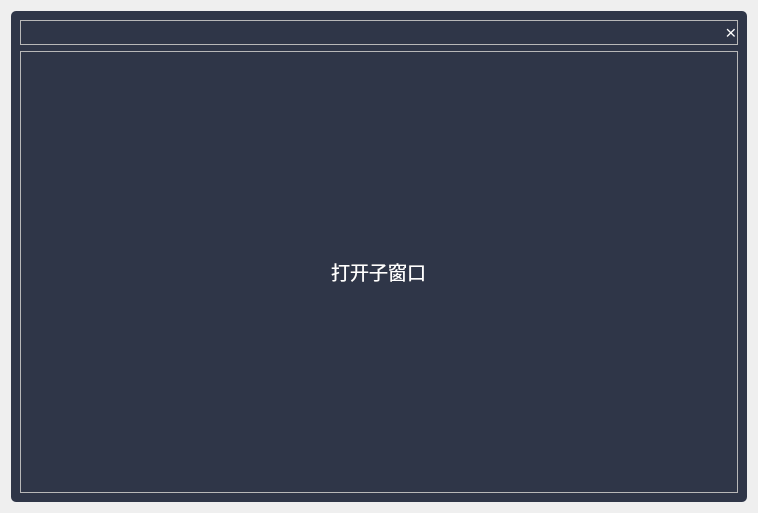
<?xml version="1.0" encoding="UTF-8"?>
<ui version="4.0">
 <class>Form</class>
 <widget class="QWidget" name="Form">
  <property name="geometry">
   <rect>
    <x>0</x>
    <y>0</y>
    <width>758</width>
    <height>513</height>
   </rect>
  </property>
  <property name="windowTitle">
   <string>Form</string>
  </property>
  <property name="styleSheet">
   <string notr="true">

*
{
	font: 10pt &quot;楷体&quot;;
	font-size:14pt;
	color:white;
}

QFrame#frame
{
	background-color:#2F3648;
	border-radius: 5px;
}

/*原始*/ 
QPushButton
{
	background-color:#2F3648;
	border-radius: 0px;
}

/*悬停*/ 
QPushButton:hover
{
	color:#3376c1;
}

/*按下*/ 
QPushButton:pressed
{
	padding-bottom:-2px;
	padding-left:1px
}

/*菜单样式*/ 
QMenu
{
	background-color:#2F3648;
	color:white;
	border : 1px solid #000000
}
/*菜单选项样式*/ 
QMenu::item
{
	height:20px;
	margin:5px 10px 5px 10px
}
/*菜单选项被选中样式*/ 
QMenu::item:selected
{
	color:#3376c1;
	padding-bottom:-1px;
	padding-left:1px
}
</string>
  </property>
  <layout class="QHBoxLayout" name="horizontalLayout">
   <item>
    <widget class="QFrame" name="frame">
     <property name="frameShape">
      <enum>QFrame::Shape::StyledPanel</enum>
     </property>
     <property name="frameShadow">
      <enum>QFrame::Shadow::Raised</enum>
     </property>
     <layout class="QVBoxLayout" name="verticalLayout">
      <item>
       <widget class="QFrame" name="frame_2">
        <property name="sizePolicy">
         <sizepolicy hsizetype="Preferred" vsizetype="Fixed">
          <horstretch>0</horstretch>
          <verstretch>0</verstretch>
         </sizepolicy>
        </property>
        <property name="frameShape">
         <enum>QFrame::Shape::StyledPanel</enum>
        </property>
        <property name="frameShadow">
         <enum>QFrame::Shadow::Raised</enum>
        </property>
        <layout class="QHBoxLayout" name="horizontalLayout_3">
         <property name="leftMargin">
          <number>0</number>
         </property>
         <property name="topMargin">
          <number>0</number>
         </property>
         <property name="rightMargin">
          <number>0</number>
         </property>
         <property name="bottomMargin">
          <number>0</number>
         </property>
         <item>
          <spacer name="horizontalSpacer">
           <property name="orientation">
            <enum>Qt::Orientation::Horizontal</enum>
           </property>
           <property name="sizeHint" stdset="0">
            <size>
             <width>40</width>
             <height>20</height>
            </size>
           </property>
          </spacer>
         </item>
         <item>
          <widget class="QPushButton" name="WinDeleteBtn_1">
           <property name="sizePolicy">
            <sizepolicy hsizetype="Fixed" vsizetype="Fixed">
             <horstretch>0</horstretch>
             <verstretch>0</verstretch>
            </sizepolicy>
           </property>
           <property name="text">
            <string>×</string>
           </property>
          </widget>
         </item>
        </layout>
       </widget>
      </item>
      <item>
       <widget class="QFrame" name="frame_3">
        <property name="frameShape">
         <enum>QFrame::Shape::StyledPanel</enum>
        </property>
        <property name="frameShadow">
         <enum>QFrame::Shadow::Raised</enum>
        </property>
        <layout class="QHBoxLayout" name="horizontalLayout_2">
         <item>
          <widget class="QPushButton" name="pushButton_3">
           <property name="sizePolicy">
            <sizepolicy hsizetype="Fixed" vsizetype="Fixed">
             <horstretch>0</horstretch>
             <verstretch>0</verstretch>
            </sizepolicy>
           </property>
           <property name="text">
            <string>打开子窗口</string>
           </property>
          </widget>
         </item>
        </layout>
       </widget>
      </item>
     </layout>
    </widget>
   </item>
  </layout>
 </widget>
 <resources/>
 <connections/>
</ui>
